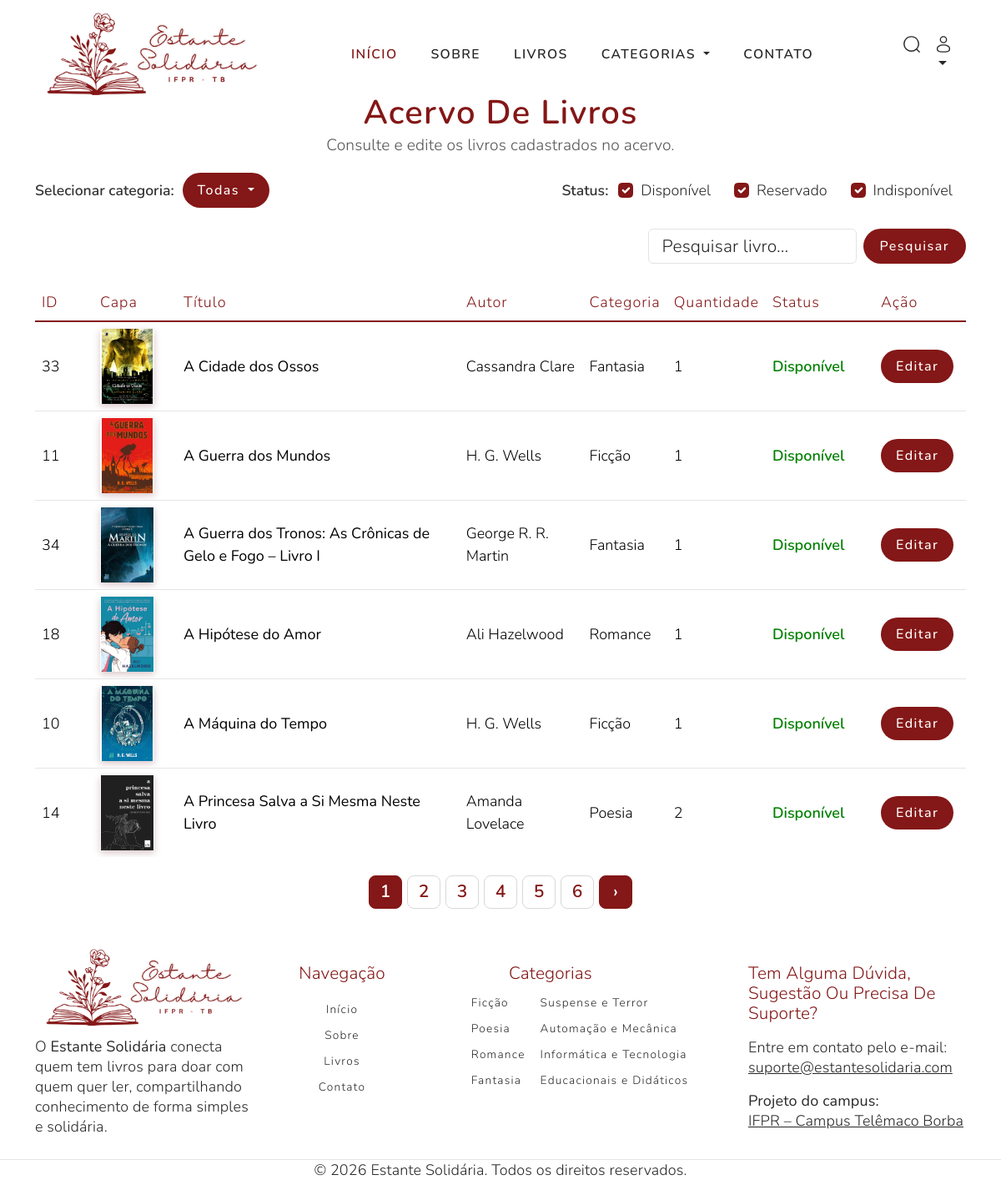
The app's page /acervoLivros.php (signed in) with its own data.
### tables this page shows
CREATE TABLE `livros` (
  `idLivro` int NOT NULL,
  `titulo` varchar(150) NOT NULL,
  `autor` varchar(100) NOT NULL,
  `editora` varchar(100) DEFAULT NULL,
  `anoPublicacao` year DEFAULT NULL,
  `fotoLivro` varchar(100) DEFAULT NULL,
  `categoria` varchar(100) DEFAULT NULL,
  `sinopse` text,
  `idUsuario` int NOT NULL
);

### acervoLivros.php (the view, shortened to what the rows shown need)
<?php
include_once("conexaoBD.php");
$statusSelecionados = isset($_GET['status']) &&
    is_array($_GET['status'])
        ? $_GET['status']
        : array(
            'Disponivel',
            'Reservado',
            'Indisponivel'
        );
$paginaAtual = isset($_GET['pagina']) &&
    is_numeric($_GET['pagina'])
        ? (int) $_GET['pagina']
        : 1;
$livrosPorPagina = 6;
$statusValidos = array(
    'Disponivel',
    'Reservado',
    'Indisponivel'
);
$statusFiltrados = array();
foreach ($statusSelecionados as $status) {
    if (in_array($status, $statusValidos)) {
        $statusFiltrados[] = $status;
    }
}
$sqlBase = "FROM livros l
            WHERE 1 = 1";
if (count($statusFiltrados) > 0) {
    $statusPermitidos = array();
    foreach ($statusFiltrados as $status) {
        $statusPermitidos[] = "'" .
            mysqli_real_escape_string(
                $conn,
                $status
            ) .
            "'";
    }
    $sqlBase .= "
        AND EXISTS (
            SELECT 1
            FROM exemplares eFiltro
            WHERE eFiltro.idLivro = l.idLivro
            AND eFiltro.status IN (
                " .
                implode(
                    ", ",
                    $statusPermitidos
                ) .
                "
            )
        )
    ";
} else {
    $sqlBase .= " AND 1 = 0";
}
$inicio = ($paginaAtual - 1) *
    $livrosPorPagina;
$sqlLivros = "SELECT
                l.idLivro,
                l.titulo,
                l.autor,
                l.editora,
                l.anoPublicacao,
                l.fotoLivro,
                l.categoria,
                l.sinopse,
                (
                    SELECT COUNT(*)
                    FROM exemplares eQuantidade
                    WHERE eQuantidade.idLivro = l.idLivro
                ) AS quantidade,
                (
                    SELECT COUNT(*)
                    FROM exemplares eDisponivel
                    WHERE eDisponivel.idLivro = l.idLivro
                    AND eDisponivel.status = 'Disponivel'
                ) AS quantidadeDisponivel,
                CASE
                    WHEN EXISTS (
                        SELECT 1
                        FROM exemplares eStatus
                        WHERE eStatus.idLivro = l.idLivro
                        AND eStatus.status = 'Disponivel'
                    )
                    THEN 'Disponivel'
                    WHEN EXISTS (
                        SELECT 1
                        FROM exemplares eStatus
                        WHERE eStatus.idLivro = l.idLivro
                        AND eStatus.status = 'Reservado'
                    )
                    THEN 'Reservado'
                    ELSE 'Indisponivel'
                END AS status
              $sqlBase
              ORDER BY l.titulo ASC
              LIMIT $inicio, $livrosPorPagina";
$resultadoLivros = mysqli_query(
    $conn,
    $sqlLivros
);
$livrosPagina = array();
while ($livro = mysqli_fetch_assoc($resultadoLivros)) {
    $livro['exemplares'] = array();
    $idLivroAtual = (int) $livro['idLivro'];
    $sqlExemplares = "SELECT
                        idExemplar,
                        estado,
                        status
                      FROM exemplares
                      WHERE idLivro = $idLivroAtual
                      ORDER BY idExemplar ASC";
    $resultadoExemplares = mysqli_query(
        $conn,
        $sqlExemplares
    );
    while ($exemplar = mysqli_fetch_assoc(
        $resultadoExemplares
    )) {
        $livro['exemplares'][] = $exemplar;
    }
    $livrosPagina[] = $livro;
}
?>
<?php include_once("header.php"); ?>
<section
    style="
        padding-top: 0;
        padding-bottom: 0;
        margin-top: 0;
        margin-bottom: -5rem;
        position: relative;
        top: -20px;
    "
>
    <div class="container">
        <div
            style="
                text-align: center;
                margin-bottom: 20px;
                margin-top: 0;
            "
        >
            <h1
                style="
                    color: #841717;
                    font-size: 2.5rem;
                    font-weight: 600;
                    margin-top: 0;
                    margin-bottom: 3px;
                "
            >
                Acervo de livros
            </h1>
        </div>
        <div
            class="table-responsive"
            style="
                margin-bottom: 0;
            "
        >
            <table
                class="table tabela-acervo align-middle"
                style="
                    margin-bottom: 0;
                    border-bottom: none;
                "
            >
                <thead>
                    <tr>
                        <th style="
                            color: #841717;
                            width: 70px;
                            border-bottom: 2px solid #841717;
                        ">
                            ID
                        </th>
                        <th style="
                            color: #841717;
                            width: 100px;
                            border-bottom: 2px solid #841717;
                        ">
                            Capa
                        </th>
                        <th style="
                            color: #841717;
                            border-bottom: 2px solid #841717;
                        ">
                            Título
                        </th>
                        <th style="
                            color: #841717;
                            border-bottom: 2px solid #841717;
                        ">
                            Autor
                        </th>
                        <th style="
                            color: #841717;
                            border-bottom: 2px solid #841717;
                        ">
                            Categoria
                        </th>
                        <th style="
                            color: #841717;
                            width: 100px;
                            border-bottom: 2px solid #841717;
                        ">
                            Quantidade
                        </th>
                        <th style="
                            color: #841717;
                            width: 130px;
                            border-bottom: 2px solid #841717;
                        ">
                            Status
                        </th>
                        <th style="
                            color: #841717;
                            width: 110px;
                            border-bottom: 2px solid #841717;
                        ">
                            Ação
                        </th>
                    </tr>
                </thead>
                <tbody>
                    <?php if (count($livrosPagina) > 0): ?>
                        <?php foreach ($livrosPagina as $livro): ?>
                            <tr>
                                <td>
                                    <?php echo $livro['idLivro']; ?>
                                </td>
                                <td>
                                    <?php if (!empty($livro['fotoLivro'])): ?>
                                        <img
                                            src="<?php echo htmlspecialchars(
                                                $livro['fotoLivro']
                                            ); ?>"
                                            alt="Capa de <?php echo htmlspecialchars(
                                                $livro['titulo']
                                            ); ?>"
                                            style="
                                                width: 65px;
                                                height: 90px;
                                                object-fit: contain;
                                                box-shadow: 0 3px 8px rgba(107, 31, 42, 0.25);
                                            "
                                        >
                                    <?php endif; ?>
                                </td>
                                <td>
                                    <strong>
                                        <?php echo htmlspecialchars(
                                            $livro['titulo']
                                        ); ?>
                                    </strong>
                                </td>
                                <td>
                                    <?php echo htmlspecialchars(
                                        $livro['autor']
                                    ); ?>
                                </td>
                                <td>
                                    <?php echo htmlspecialchars(
                                        $livro['categoria']
                                    ); ?>
                                </td>
                                <td>
                                    <?php echo (int) $livro['quantidade']; ?>
                                </td>
                                <td>
                                    <?php if (
                                        $livro['quantidadeDisponivel'] > 0
                                    ): ?>
                                        <span
                                            style="
                                                color: green;
                                                font-weight: 600;
                                            "
                                        >
                                            Disponível
                                        </span>
                                    <?php endif; ?>
                                </td>
                                <td>
                                    <button
                                        type="button"
                                        class="btn"
                                        data-bs-toggle="modal"
                                        data-bs-target="#modalEditarLivro<?php echo $livro['idLivro']; ?>"
                                        style="
                                            padding: 8px 18px;
                                        "
                                    >
                                        Editar
                                    </button>
                                </td>
                            </tr>
                        <?php endforeach; ?>
                    <?php endif; ?>
                </tbody>
            </table>
        </div>
    </div>
</section>
<?php include_once("footer.php"); ?>

### records on screen
livros: idLivro "33", fotoLivro (picture), titulo "A Cidade dos Ossos", autor "Cassandra Clare", categoria "Fantasia", quantidade "1"
livros: idLivro "11", fotoLivro (picture), titulo "A Guerra dos Mundos", autor "H. G. Wells", categoria "Ficção", quantidade "1"
livros: idLivro "34", fotoLivro (picture), titulo "A Guerra dos Tronos: As Crônicas de Gelo e Fogo – Livro I", autor "George R. R. Martin", categoria "Fantasia", quantidade "1"
livros: idLivro "18", fotoLivro (picture), titulo "A Hipótese do Amor", autor "Ali Hazelwood", categoria "Romance", quantidade "1"
livros: idLivro "10", fotoLivro (picture), titulo "A Máquina do Tempo", autor "H. G. Wells", categoria "Ficção", quantidade "1"
livros: idLivro "14", fotoLivro (picture), titulo "A Princesa Salva a Si Mesma Neste Livro", autor "Amanda Lovelace", categoria "Poesia", quantidade "2"

### other values on screen
$pagina "1"
$pagina "2"
$pagina "3"
$pagina "4"
$pagina "5"
$pagina "6"
